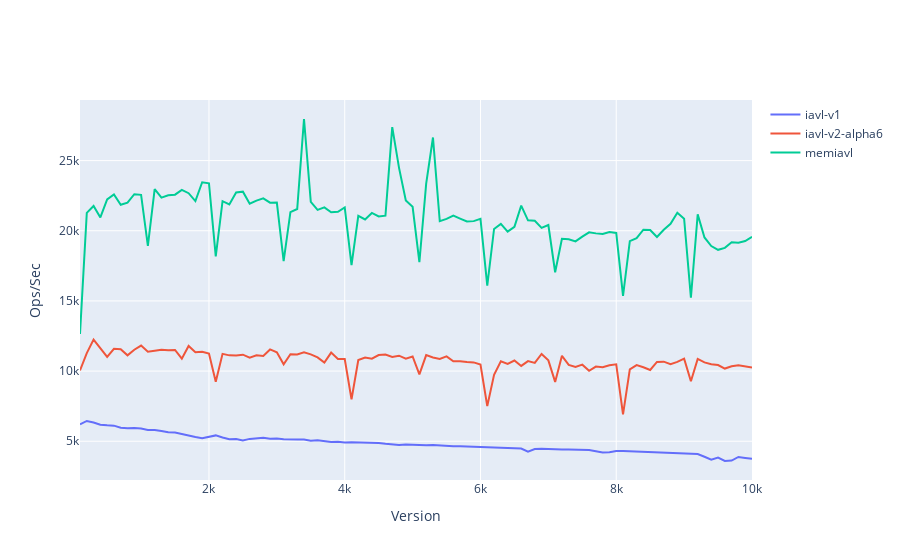

Notebook cell for this chart:
### Code cell
plot_ops_per_sec(mixed_small, ['iavl-v1', 'iavl-v2-alpha6', 'memiavl'])
